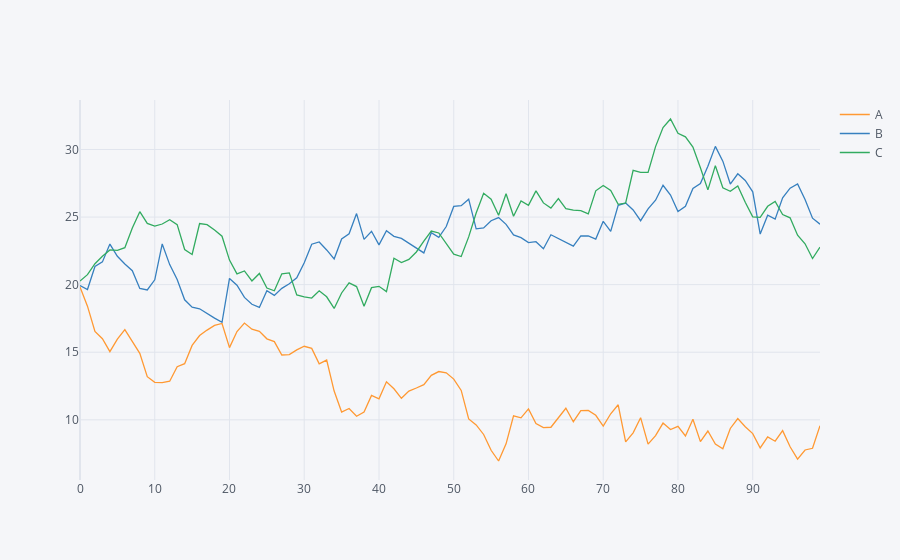

Write notebook code for a chart like this one.
### Markdown cell above
#### Line Plot
- The iplot method on Series and DataFrame is wrapper of Plotly's plot method

### Code cell
df.iplot()
